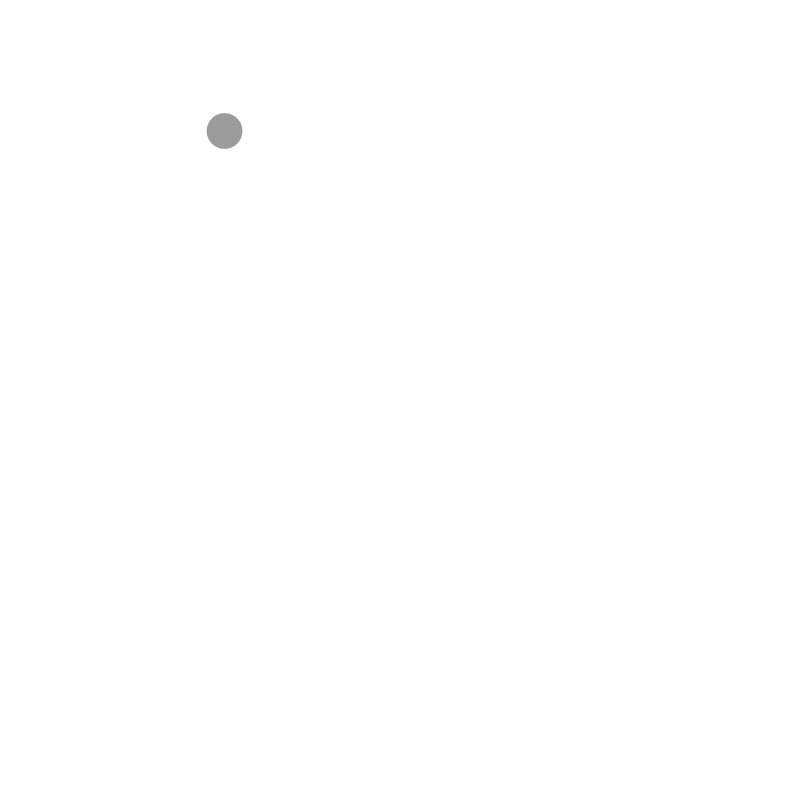
Frame 1 (no input)
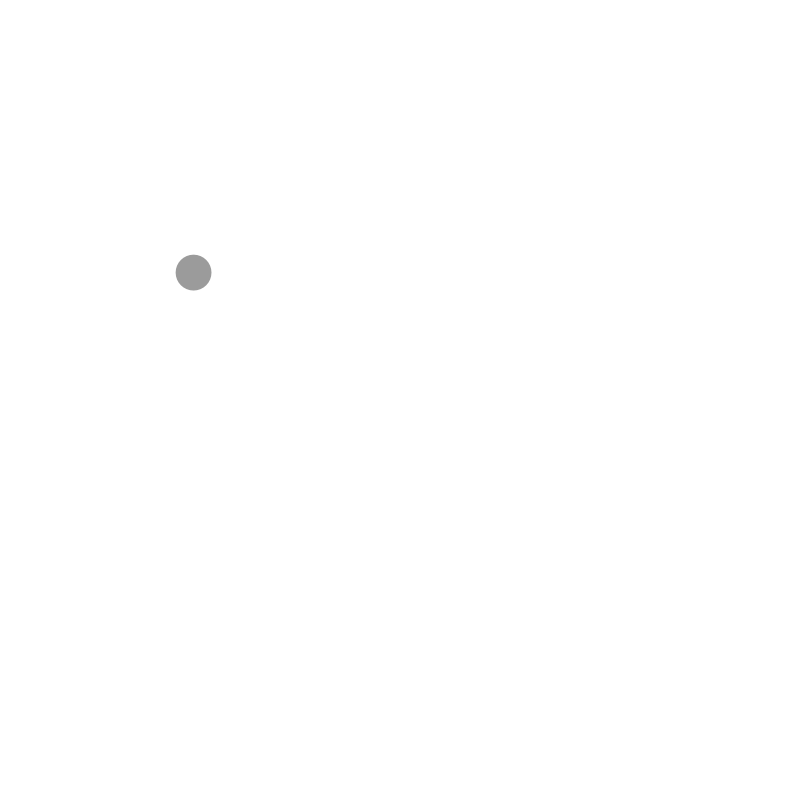
Frame 60 (the mouse pressed at the canvas centre just before this capture)
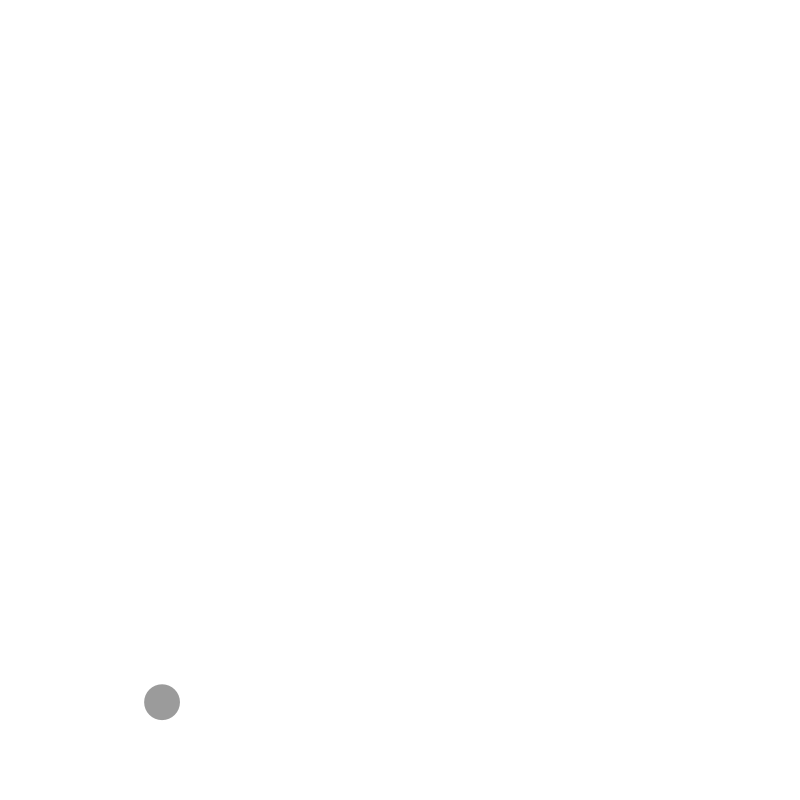
Frame 120 (the mouse held since frame 60 and released just before this capture)

The Processing sketch that drew these frames (run headless with seeded random() and noise(); from frame 60 on, the mouse is pressed at the canvas centre):

// Processing sketch: processing_141664
// ── processing_141664.pde

float x, y, vx, vy, g, bounce, rad;

void setup(){
  size(800,800);
  smooth();
  ellipseMode(CENTER);
  rad = random (10,50);
  x = random(rad, width-rad);
  y = random(rad, rad+100);
  vx = random(-1, 1);
  vy = 0;
  g = .08   ; //abitrary num, trial/error 
}


void draw(){
 background(255);
 fill(0,100);
 noStroke();
 
 //add the velocity to the position v
 x+=vx;//velocity down
 y+=vy;
 vy+=g; //gravity
 
 
     if(y > height-(rad/2) )
     {
      vy*=-.9; //reverses velocity
      y = height-(rad/2);
      }
     
     if(x < rad/2)//left edge
     {
      vx*=-.9; 
      x=rad/2;
     }
      
      if(x > width-(rad/2))//right edge
     {
      vx*=-.9; 
      x = width - (rad/2);
     }
     
     if(y > height - (rad/2))//top edge?
     {
       vy*=-.9;
       y= height - (rad/2);
     }
 
 
 
 
 pushMatrix();
 translate(x,y);
 ellipse(0,0,rad,rad);
 popMatrix();
  
}
